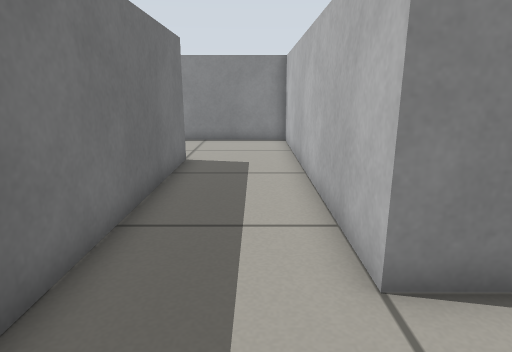
View 1 (above)

13 first-person views from a walk through a robot-simulator world made for Gazebo. The camera is 0.57 m above the floor, tilts 14° down and sees 75° across. The floor is counted in squares, 0.25 m on a side. Each view is taken from the middle of a square. On the plan, view 1 faces up. The plan holds only what a view shows up to about 19 squares ahead; the rest is blank.

View 2
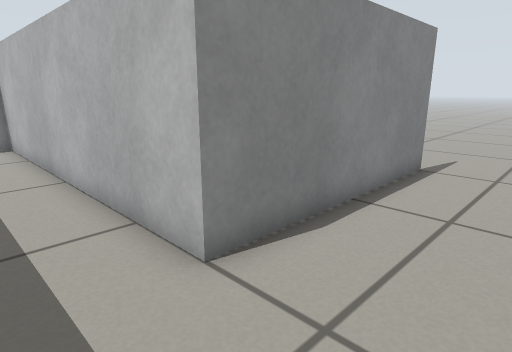

View 3
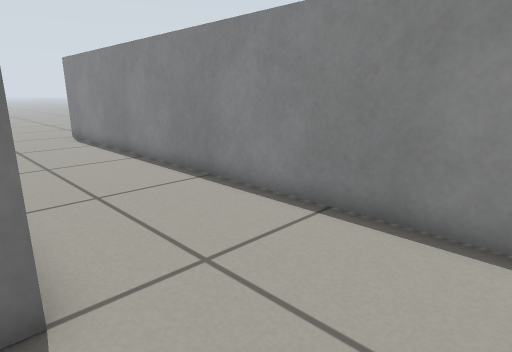

View 4
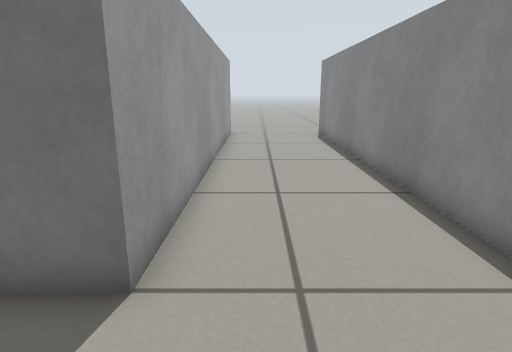

View 5
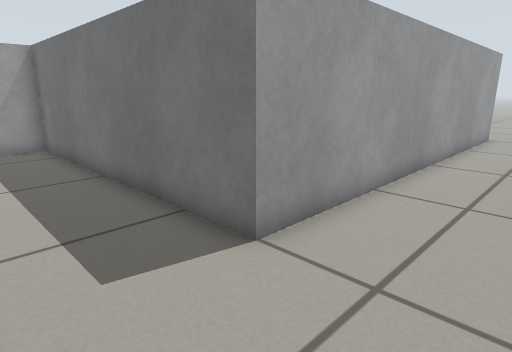

View 6
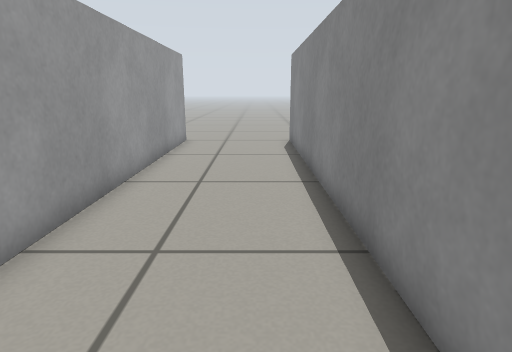

View 7
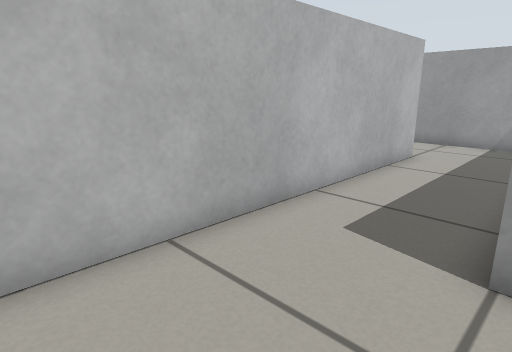

View 8
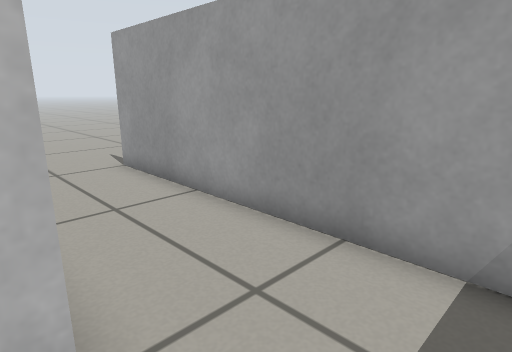

View 9
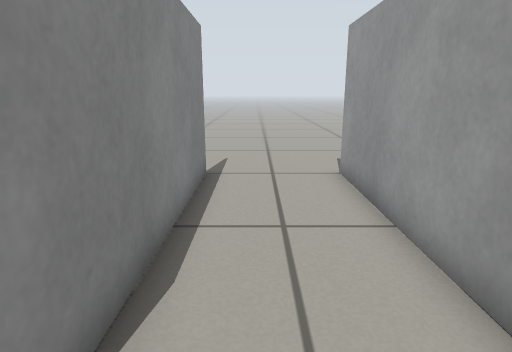

View 10
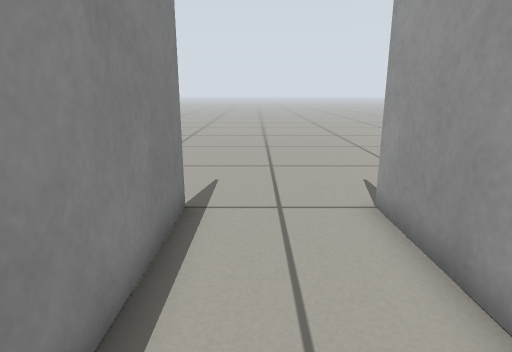

View 11
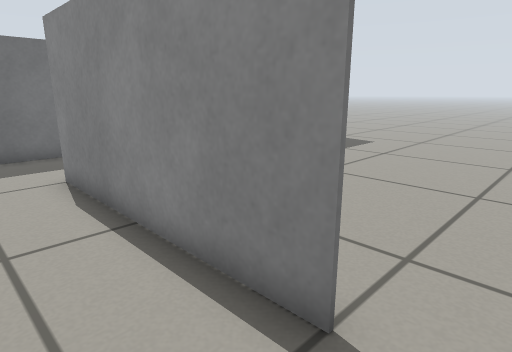

View 12
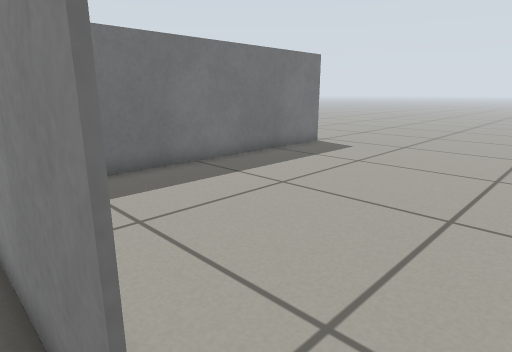

View 13
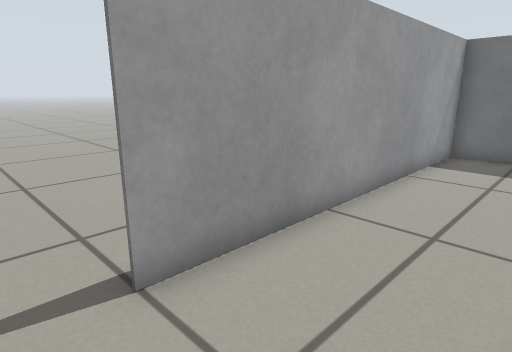

### Floor plan
Points are (right, up) in squares from view 1. A wall is a line through its corners. A room is listed if a view was taken in it or the views show most of it. See-through windows are left out.
Room 1 (views 1, 2, 3, 4, 5, 6, 7, 8, 9, 10, 11)
walls: (-18.6, 11.5) (-2.5, 11.5) (-2.5, -0.5) (9.6, -0.5); (9.6, 3.5) (1.5, 3.5) (1.5, 16.7) (-18.6, 16.7)
ways out: opening at (-19.5, 17) to room 2; opening at (10.5, 3) to room 2
Room 2 (views 12, 13)
walls: (1.5, 16.8) (1.5, 6.5)
ways out: opening at (-19.5, 17) to room 1; opening at (10.5, 3) to room 1

Where each view was taken, in squares from view 1:
view 1: 0 up, 0 right, facing up
view 2: 0 up, 1 left, facing up-right
view 3: 11 up, 1 right, facing up-left
view 4: 13 up, 1 right, facing left
view 5: 15 up, 1 right, facing down-left
view 6: 15 up, 2 left, facing left
view 7: 16 up, 3 left, facing down-right
view 8: 4 up, 1 left, facing down-right
view 9: 2 up, 0 right, facing right
view 10: 2 up, 3 right, facing right
view 11: 1 up, 11 right, facing up-left
view 12: 3 up, 11 right, facing up-left
view 13: 3 up, 11 right, facing down-left
